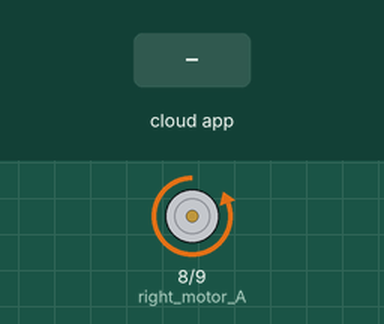
Simulated run of this sketch. Board: Arduino Uno, built with avr-gcc and run on an emulated ATmega328P. Parts: motor-driver pin pairs drawn as motors (green arrow = first pin HIGH = forward, orange = second pin HIGH = backward, longer = more drive, scaled by the enable pin). The inputs (shaded band) are chosen by the test bench. The RemoteXY app is connected; what the sketch prints to the serial monitor is not drawn.

Above: at 1.2 s.
1.3 s: the phone or cloud app sets button_1 to 1
At 1.6 s:
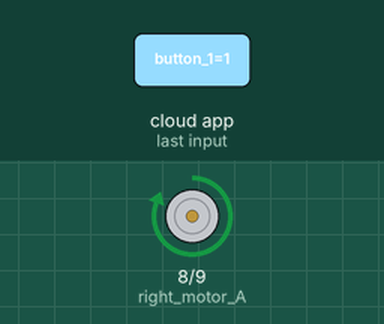
2.8 s: the phone or cloud app sets button_1 to 0
At 4.0 s:
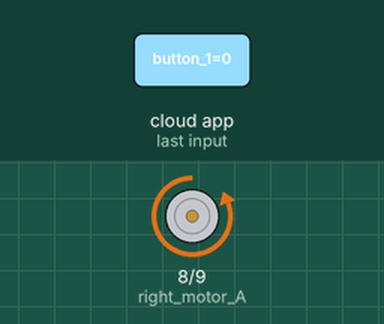
Timing chart, 0 to 5.8 s (numbered marks = the images above; inputs shaded):
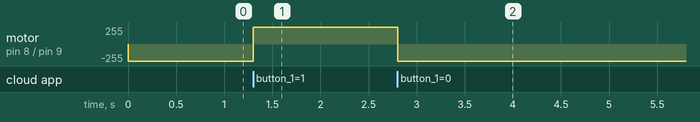

Measured:
- after the input at 1.3 s, motor on pin 8 (right_motor_A) / pin 9 (right_motor_B): backward 255/255 → forward 255/255 at once
- after the input at 2.8 s, motor on pin 8 (right_motor_A) / pin 9 (right_motor_B): forward 255/255 → backward 255/255 at once

The sketch:

sketch_sep03a.ino
```cpp
// (licence header left out)
//////////////////////////////////////////////
//        RemoteXY include library          //
//////////////////////////////////////////////

// RemoteXY select connection mode and include library

#define REMOTEXY_MODE__SOFTSERIAL
#include <SoftwareSerial.h>

#include <RemoteXY.h>

// RemoteXY connection settings
#define REMOTEXY_SERIAL_RX 2
#define REMOTEXY_SERIAL_TX 3
#define REMOTEXY_SERIAL_SPEED 9600


// RemoteXY configurate
#pragma pack(push, 1)
uint8_t RemoteXY_CONF[] =   // 26 bytes
  { 255,1,0,0,0,19,0,16,24,1,130,1,20,38,20,20,17,1,0,24,
  43,12,12,2,31,0 };

// this structure defines all the variables and events of your control interface
struct {

    // input variables
  uint8_t button_1; // =1 if button pressed, else =0

    // other variable
  uint8_t connect_flag;  // =1 if wire connected, else =0

} RemoteXY;
#pragma pack(pop)

/////////////////////////////////////////////
//           END RemoteXY include          //
/////////////////////////////////////////////


int right_motor_A=8;
int right_motor_B=9;
int right_motor_speed=11; //enable pin

uint8_t RightMotor[3] = {right_motor_A, right_motor_B, right_motor_speed};

void setup()
{
  RemoteXY_Init ();

  Serial.begin(9600);
  pinMode (right_motor_A, OUTPUT);
  pinMode (right_motor_B, OUTPUT);
  pinMode (right_motor_speed, OUTPUT);
}

void loop()
{
  RemoteXY_Handler ();
int barke = RemoteXY.button_1;


Serial.println(barke);


if (barke == HIGH) {
  digitalWrite(right_motor_A, HIGH);
  digitalWrite(right_motor_speed, HIGH);
  digitalWrite(right_motor_B, LOW);
}
else if (barke == LOW){
  digitalWrite(right_motor_B, HIGH);
  digitalWrite(right_motor_speed, HIGH);
  digitalWrite(right_motor_A, LOW);
  };
}
```
